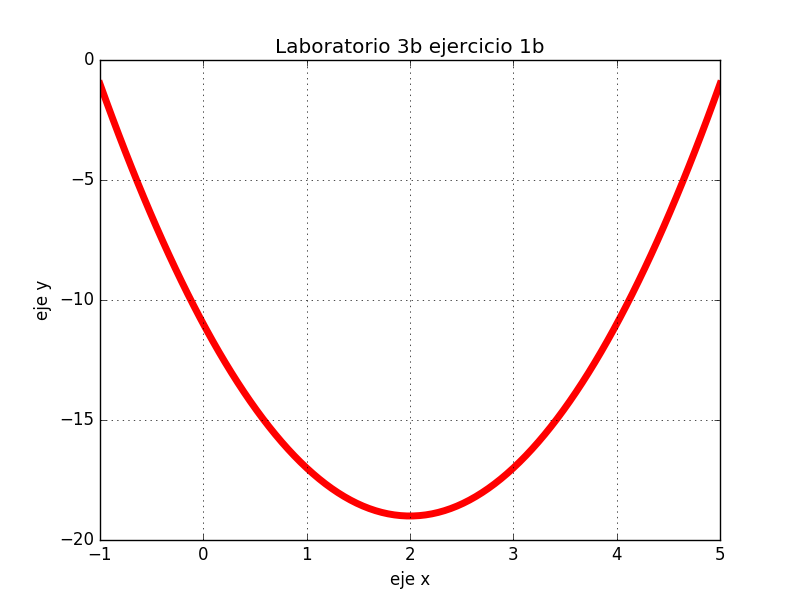

The script that drew this image:
#Karla Ivonne Serrano Arevalo
#Ejerercicio 1.b
#Diciembre 2016

import matplotlib.pyplot as plt 
import numpy as np

x=np.linspace(-1,5,100)
y=2*x**2-8*x-11
plt.plot(x,y,linewidth=5, color='r')
plt.legend()
plt.title('Laboratorio 3b ejercicio 1b')
plt.xlabel('eje x')
plt.ylabel('eje y')
plt.grid(True)
plt.show()
